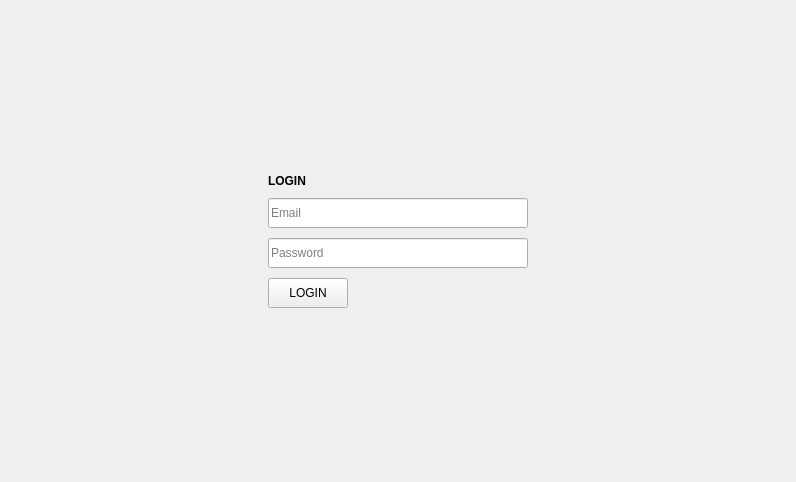
<?xml version="1.0" encoding="UTF-8"?>
<ui version="4.0">
 <class>LoginWindow</class>
 <widget class="QWidget" name="LoginWindow">
  <property name="geometry">
   <rect>
    <x>0</x>
    <y>0</y>
    <width>796</width>
    <height>482</height>
   </rect>
  </property>
  <property name="windowTitle">
   <string>Form</string>
  </property>
  <layout class="QHBoxLayout" name="horizontalLayout_2">
   <item>
    <spacer name="horizontalSpacer">
     <property name="orientation">
      <enum>Qt::Horizontal</enum>
     </property>
     <property name="sizeHint" stdset="0">
      <size>
       <width>232</width>
       <height>20</height>
      </size>
     </property>
    </spacer>
   </item>
   <item>
    <widget class="QWidget" name="widget" native="true">
     <property name="styleSheet">
      <string notr="true"/>
     </property>
     <layout class="QVBoxLayout" name="verticalLayout_2">
      <item>
       <spacer name="verticalSpacer">
        <property name="orientation">
         <enum>Qt::Vertical</enum>
        </property>
        <property name="sizeHint" stdset="0">
         <size>
          <width>20</width>
          <height>134</height>
         </size>
        </property>
       </spacer>
      </item>
      <item>
       <widget class="QWidget" name="widget_2" native="true">
        <property name="styleSheet">
         <string notr="true"/>
        </property>
        <layout class="QVBoxLayout" name="verticalLayout">
         <property name="spacing">
          <number>10</number>
         </property>
         <item>
          <widget class="QLabel" name="l_login">
           <property name="styleSheet">
            <string notr="true"/>
           </property>
           <property name="text">
            <string>&lt;html&gt;&lt;head/&gt;&lt;body&gt;&lt;p&gt;&lt;span style=&quot; font-weight:600;&quot;&gt;LOGIN&lt;/span&gt;&lt;/p&gt;&lt;/body&gt;&lt;/html&gt;</string>
           </property>
          </widget>
         </item>
         <item>
          <widget class="QLineEdit" name="emailLineEdit">
           <property name="minimumSize">
            <size>
             <width>255</width>
             <height>30</height>
            </size>
           </property>
           <property name="placeholderText">
            <string>Email</string>
           </property>
          </widget>
         </item>
         <item>
          <widget class="QLineEdit" name="passwordLineEdit">
           <property name="minimumSize">
            <size>
             <width>260</width>
             <height>30</height>
            </size>
           </property>
           <property name="placeholderText">
            <string>Password</string>
           </property>
          </widget>
         </item>
         <item>
          <widget class="QWidget" name="widget_3" native="true">
           <property name="styleSheet">
            <string notr="true"/>
           </property>
           <layout class="QHBoxLayout" name="horizontalLayout">
            <property name="spacing">
             <number>0</number>
            </property>
            <property name="leftMargin">
             <number>0</number>
            </property>
            <property name="topMargin">
             <number>0</number>
            </property>
            <property name="rightMargin">
             <number>0</number>
            </property>
            <property name="bottomMargin">
             <number>0</number>
            </property>
            <item>
             <widget class="QPushButton" name="loginPushbutton">
              <property name="minimumSize">
               <size>
                <width>0</width>
                <height>30</height>
               </size>
              </property>
              <property name="cursor">
               <cursorShape>PointingHandCursor</cursorShape>
              </property>
              <property name="styleSheet">
               <string notr="true">font: 10pt &quot;MS Shell Dlg 2&quot;;</string>
              </property>
              <property name="text">
               <string>LOGIN</string>
              </property>
             </widget>
            </item>
            <item>
             <spacer name="horizontalSpacer_3">
              <property name="orientation">
               <enum>Qt::Horizontal</enum>
              </property>
              <property name="sizeHint" stdset="0">
               <size>
                <width>177</width>
                <height>20</height>
               </size>
              </property>
             </spacer>
            </item>
           </layout>
          </widget>
         </item>
        </layout>
       </widget>
      </item>
      <item>
       <spacer name="verticalSpacer_2">
        <property name="orientation">
         <enum>Qt::Vertical</enum>
        </property>
        <property name="sizeHint" stdset="0">
         <size>
          <width>20</width>
          <height>133</height>
         </size>
        </property>
       </spacer>
      </item>
     </layout>
    </widget>
   </item>
   <item>
    <spacer name="horizontalSpacer_2">
     <property name="orientation">
      <enum>Qt::Horizontal</enum>
     </property>
     <property name="sizeHint" stdset="0">
      <size>
       <width>232</width>
       <height>20</height>
      </size>
     </property>
    </spacer>
   </item>
  </layout>
 </widget>
 <resources/>
 <connections/>
</ui>
